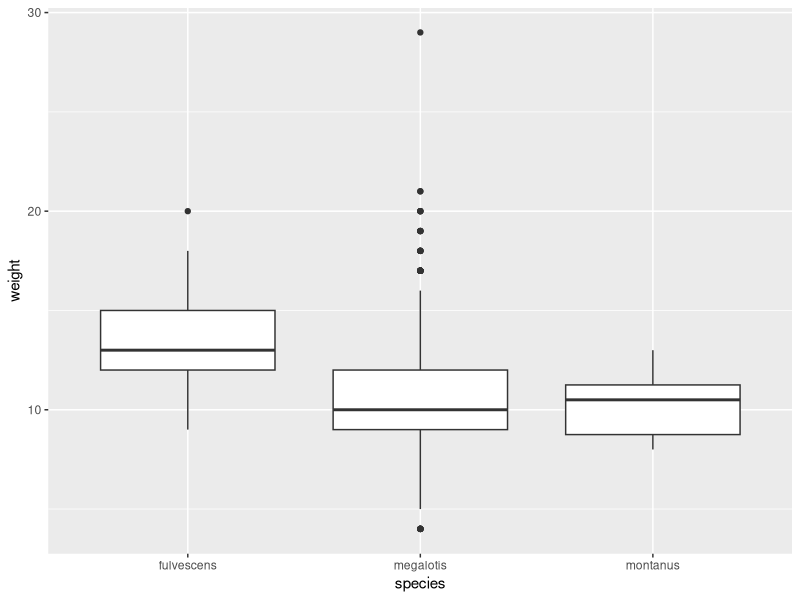
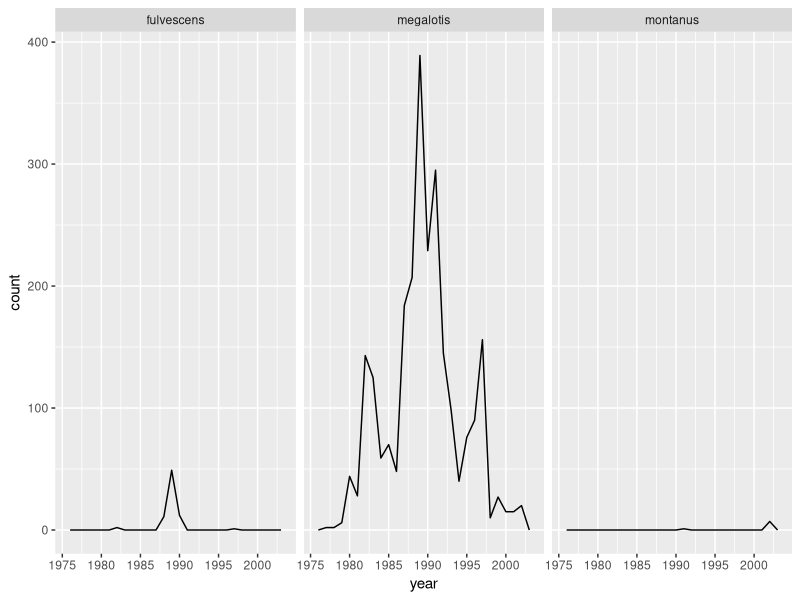
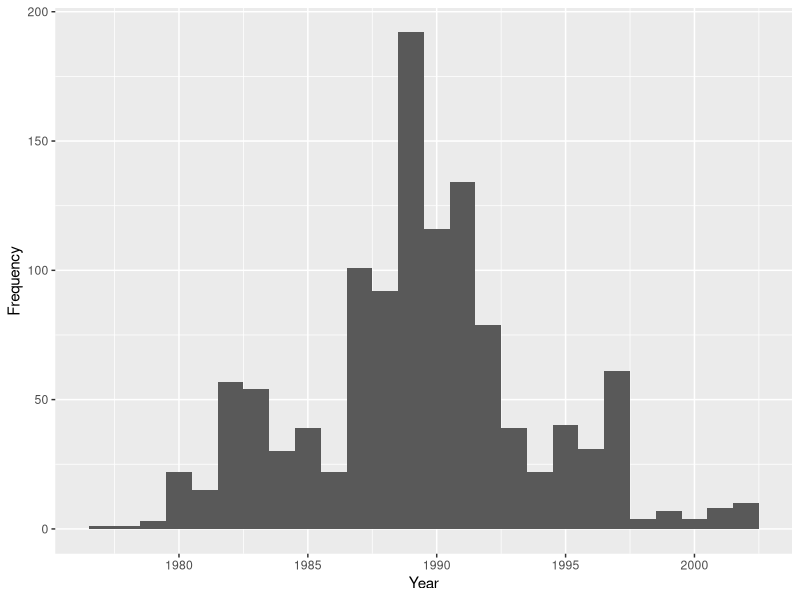

Write the R code that produced these figures, in order.
### survey project in R

# load library; these are already installed on personal computer, but will need to be installed if on different computer (install after #)
#install.packages("ggplot2") # visualization package
#install.packages("gapminder") # dataset
library(ggplot2)
library(dplyr)

# download data if not on personal computer (download after #)
#download.file("http://files.figshare.com/2236372/combined.csv",  "data/portal_data_joined.csv")
# import that file
surveys <- read.csv('data/portal_data_joined.csv')


### Compare the species of genus Reithrodontomys, and how these species could be interacting and competing with each other.


## Filter out the Reithrodontomys genus from survey data and desired variables
Rei <- surveys %>%
  filter(genus == "Reithrodontomys") %>%
  select(species, year, sex, weight) %>%
  filter(!sex == "") %>% # filter out empty and "na" cells
  filter(!is.na(weight)) %>%
  filter(!species == "sp.") # filter out R. sp.


## Is there a relationship between species and weight?
# select weight
weight <- Rei %>%
  select(species, weight)

# create box-and-whiskers
pdf("figures/swBoxplot.pdf")
ggplot(data = weight, aes(x = species, y = weight)) + geom_boxplot()
dev.off()


## Is there a difference between species counts by year
# create line chart for the three species
pdf("figures/syLine.pdf")
ggplot(Rei, aes(year), color = species) + geom_freqpoly(binwidth = 1) + facet_grid(~ species)
dev.off()

# Statistical test
#ANOVA
aovWS <- aov(weight ~ species, data = Rei) # fit model
aovWS # look at fit
summary(aovWS) # summarize and show results


## How does the female distribution change over time for R. megalotis (species Id = RM?
# select only females and years
RMfem <- Rei %>%
  filter(species == "megalotis") %>%
  select(year, sex) %>%
  filter(sex == "F")

# create histogram
pdf("figures/RMfemaleHistogram.pdf")
qplot(year, data = RMfem, ylab = "Frequency", xlab = "Year", binwidth = 1, geom="histogram")
dev.off()

